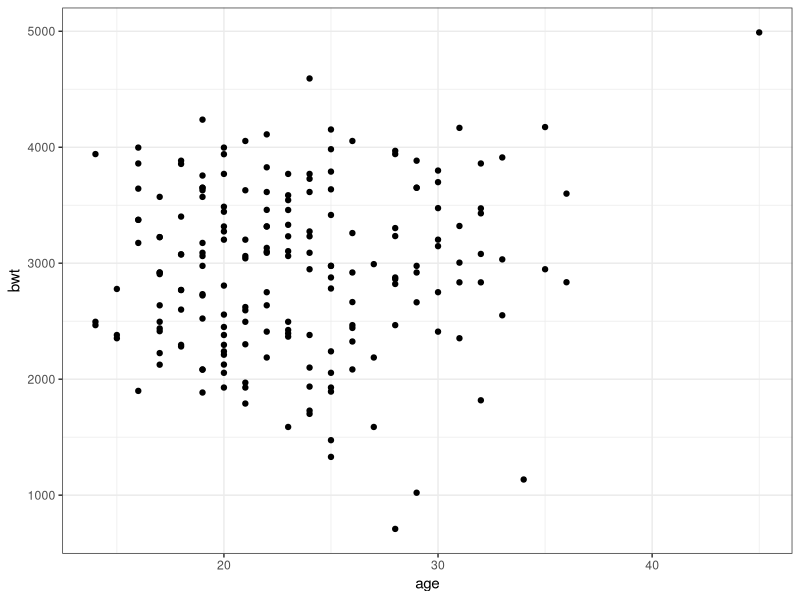
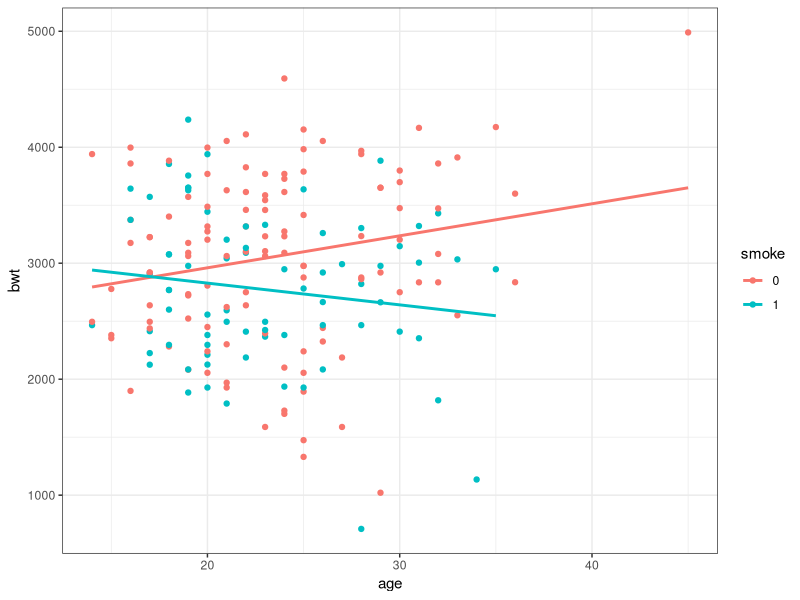
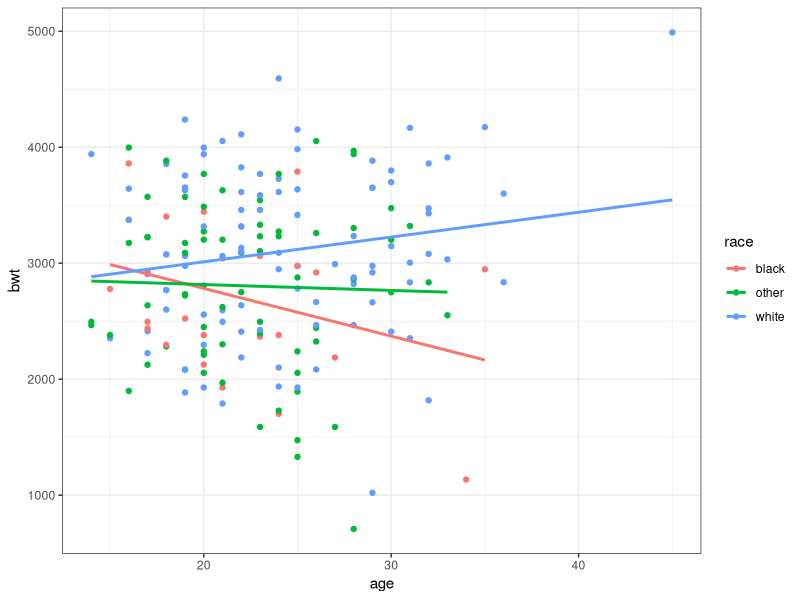

Generate these figures, in order, with R:
## ---- chunk 1
knitr::opts_chunk$set(echo = TRUE)

library(tidyverse)

## ---- chunk 2
# read data
birth = read_csv("./lowbwt_ALL.csv") %>%
  mutate(smoke = factor(smoke), race = factor(race))

# birthweight vs age
ggplot(birth) + 
  geom_point(aes(x = age, y = bwt)) +
  theme_bw()

# SLR
slr = lm(bwt ~ age, data = birth)
summary(slr)

## ---- chunk 3
# birthweight vs age by smoking status
ggplot(birth, aes(x = age, y = bwt, color = smoke)) + 
  geom_point() +
  geom_smooth(method="lm", se=F, aes(group = smoke, color = smoke)) +
  theme_bw()

# fit model with interaction
interact = lm(bwt ~ age*smoke, data = birth)
summary(interact)

## ---- chunk 4
# subset data
smokers = filter(birth, smoke == "1")
nonsmokers = filter(birth, smoke == "0")

# fit models
summary(lm(bwt ~ age, data = smokers))
summary(lm(bwt ~ age, data = nonsmokers))

## ---- chunk 5
# condition (1)
bwt_race = lm(bwt ~ race, data = birth)
summary(bwt_race)

# condition (2)
age_race = lm(age ~ race, data = birth)
summary(age_race)

# fit full model 
full = lm(bwt ~ age + race, data = birth)
summary(full)
anova(full)

## ---- chunk 6
# birthweight vs age by race
ggplot(birth, aes(x = age, y = bwt, color = race)) + 
  geom_point() +
  geom_smooth(method="lm", se=F, aes(group = race, color = race)) +
  theme_bw()

# check for interaction
summary(lm(bwt ~ age*race, data = birth))

# summarize across levels of race
anova(lm(bwt ~ age*race, data = birth))

